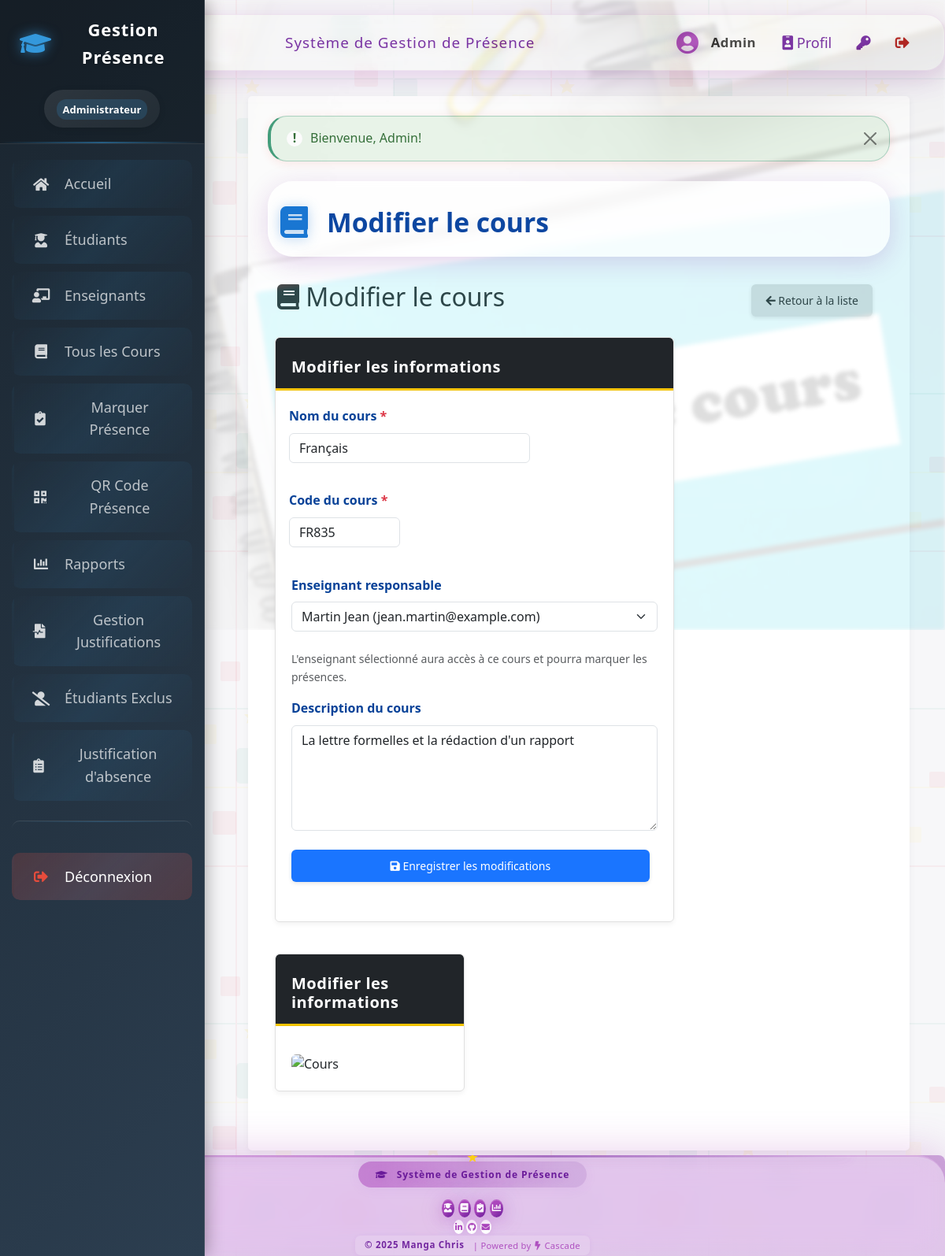
The app's page /ajouter_cours.php?id=4 (signed in) with its own data.
### tables this page shows
CREATE TABLE `cours` (
  `id` int(11) NOT NULL AUTO_INCREMENT,
  `code` varchar(20) NOT NULL,
  `nom` varchar(150) NOT NULL,
  `enseignant_id` int(11) DEFAULT NULL,
  `description` text,
  PRIMARY KEY (`id`),
  UNIQUE KEY `code` (`code`),
  KEY `enseignant_id` (`enseignant_id`),
  CONSTRAINT `cours_ibfk_1` FOREIGN KEY (`enseignant_id`) REFERENCES `utilisateurs` (`id`)
);

CREATE TABLE `utilisateurs` (
  `id` int(11) NOT NULL AUTO_INCREMENT,
  `nom` varchar(100) NOT NULL,
  `prenom` varchar(100) NOT NULL,
  `email` varchar(150) NOT NULL,
  `mot_de_passe` varchar(255) NOT NULL,
  `role` enum('admin','enseignant') DEFAULT 'enseignant',
  `date_creation` timestamp NULL DEFAULT CURRENT_TIMESTAMP,
  `derniere_connexion` timestamp NULL DEFAULT NULL,
  PRIMARY KEY (`id`),
  UNIQUE KEY `email` (`email`)
);

### config/database.php (called while the page is built, shortened)
<?php
$db_type = null;
$pdo = null;
$mysqli = null;
if (getenv('REPL_ID') || getenv('REPL_SLUG') || getenv('PGHOST')) {
    $db_type = 'postgresql';
    $host = getenv('PGHOST');
    $dbname = getenv('PGDATABASE');
    $user = getenv('PGUSER');
    $password = getenv('PGPASSWORD');
    $port = getenv('PGPORT');
    $dsn = "pgsql:host=$host;port=$port;dbname=$dbname;user=$user;password=$password";
    try {
        $pdo = new PDO($dsn);
        $pdo->setAttribute(PDO::ATTR_ERRMODE, PDO::ERRMODE_EXCEPTION);
        $pdo->setAttribute(PDO::ATTR_DEFAULT_FETCH_MODE, PDO::FETCH_ASSOC);
    } catch (PDOException $e) {
        die("Erreur de connexion à la base de données PostgreSQL: " . $e->getMessage());
    }
} else {
    $db_type = 'mysql';
    $host = 'localhost';
    $dbname = 'attendance_system';
    $user = 'root';
    $password = '';
    $port = 3306;
    $mysqli = new mysqli($host, $user, $password, $dbname, $port);
    $mysqli->set_charset("utf8mb4");
}
function db_query($sql, $params = []) {
    global $db_type, $pdo, $mysqli;
    if ($db_type === 'postgresql') {
        try {
            $stmt = $pdo->prepare($sql);
            $stmt->execute($params);
            return $stmt->fetchAll();
        } catch (PDOException $e) {
            error_log("Erreur SQL (PostgreSQL): " . $e->getMessage());
            return false;
        }
    } else {
        try {
            $stmt = $mysqli->prepare($sql);
            if (!empty($params)) {
                $types = '';
                foreach ($params as $param) {
                    if (is_int($param)) {
                        $types .= 'i';
                    } elseif (is_float($param)) {
                        $types .= 'd';
                    } elseif (is_string($param)) {
                        $types .= 's';
                    } else {
                        $types .= 'b';
                    }
                }
                $stmt->bind_param($types, ...$params);
            }
            $stmt->execute();
            $result = $stmt->get_result();
            $rows = [];
            while ($row = $result->fetch_assoc()) {
                $rows[] = $row;
            }
            return $rows;
        } catch (Exception $e) {
            error_log("Erreur SQL (MySQL): " . $e->getMessage());
            return false;
        }
    }
}
function db_query_single($sql, $params = []) {
    $result = db_query($sql, $params);
    if ($result && count($result) > 0) {
        return $result[0];
    }
    return false;
}
?>

### ajouter_cours.php (the view, shortened to what this page needs)
<?php
require_once 'includes/auth.php';
require_once 'config/database.php';
$id = isset($_GET['id']) ? (int)$_GET['id'] : 0;
$mode = $id > 0 ? 'modifier' : 'ajouter';
$enseignants = db_query("SELECT id, nom, prenom, email FROM utilisateurs WHERE role = 'enseignant' ORDER BY nom, prenom");
if ($mode === 'modifier') {
    $result = db_query_single("SELECT * FROM cours WHERE id = ?", [$id]);
    $cours = $result;
}
include 'includes/header.php';
?>
<div class="ajout-cours-bg">
    <img src="Nouveau dossier/capcompetences-plandecours-644.jpg" alt="Décor ajout cours">
</div>
<div class="ajout-cours-hero">
    <i class="fas fa-book"></i>
    <h1><?php echo $mode === 'ajouter' ? 'Ajouter un cours' : 'Modifier le cours'; ?></h1>
</div>
<div class="container-fluid">
    <div class="d-flex justify-content-between align-items-center mb-4">
        <h1 class="h2">
            <i class="fas fa-book"></i>
            <?php echo $mode === 'ajouter' ? 'Ajouter un cours' : 'Modifier le cours'; ?>
        </h1>
        <div>
            <a href="cours.php" class="btn btn-outline-secondary">
                <i class="fas fa-arrow-left"></i> Retour à la liste
            </a>
        </div>
    </div>
    <div class="row">
        <div class="col-md-8">
            <div class="card">
                <div class="card-header bg-dark text-white">
                    <h5 class="card-title mb-0">
                        <?php echo $mode === 'ajouter' ? 'Nouveau cours' : 'Modifier les informations'; ?>
                    </h5>
                </div>
                <div class="card-body">
                    <form method="POST" action="" class="needs-validation" novalidate>
                        <div class="row mb-3">
                            <div class="col-md-8">
                                <label for="nom" class="form-label">Nom du cours <span class="text-danger">*</span></label>
                                <input type="text" class="form-control" id="nom" name="nom" value="<?php echo htmlspecialchars($cours['nom']); ?>" required>
                            </div>
                            <div class="col-md-4">
                                <label for="code" class="form-label">Code du cours <span class="text-danger">*</span></label>
                                <input type="text" class="form-control" id="code" name="code" value="<?php echo htmlspecialchars($cours['code']); ?>" required>
                            </div>
                        </div>
                        <div class="mb-3">
                            <label for="enseignant_id" class="form-label">Enseignant responsable</label>
                            <div class="input-group">
                                <select class="form-select" id="enseignant_id" name="enseignant_id">
                                    <?php foreach ($enseignants as $e): ?>
                                        <option value="<?php echo $e['id']; ?>" <?php echo $cours['enseignant_id'] == $e['id'] ? 'selected' : ''; ?>>
                                            <?php echo htmlspecialchars($e['nom'] . ' ' . $e['prenom'] . ' (' . $e['email'] . ')'); ?>
                                        </option>
                                    <?php endforeach; ?>
                                </select>
                            </div>
                            <div class="form-text">L'enseignant sélectionné aura accès à ce cours et pourra marquer les présences.</div>
                        </div>
                        <div class="mb-3">
                            <label for="description" class="form-label">Description du cours</label>
                            <textarea class="form-control" id="description" name="description" rows="5"><?php echo htmlspecialchars($cours['description']); ?></textarea>
                        </div>
                        <div class="d-grid gap-2 mt-4">
                            <button type="submit" class="btn btn-primary">
                                <i class="fas fa-save"></i>
                                <?php echo $mode === 'ajouter' ? 'Ajouter le cours' : 'Enregistrer les modifications'; ?>
                            </button>
                        </div>
                    </form>
                </div>
            </div>
        </div>
        <div class="col-md-4">
            <div class="card">
                <div class="card-header bg-dark text-white">
                    <h5 class="card-title mb-0">
                        <?php echo $mode === 'ajouter' ? 'Nouveau cours' : 'Modifier les informations'; ?>
                    </h5>
                </div>
                <div class="card-body">
                    <div class="mt-3">
                        <img src="https://source.unsplash.com/random/400x300/?cameroon,lecture" alt="Cours" class="img-fluid rounded">
                    </div>
                </div>
            </div>
        </div>
    </div>
</div>
<?php
include 'includes/footer.php';
?>

### assets/css/sidebar-enhanced.css (style rules this page uses)
html, body { padding: 0 !important; margin: 0 !important; }
body { margin-left: 0 !important; padding-left: 0 !important; }

### assets/css/modules/base.css (style rules this page uses)
:root { --couleur-primaire: #1a75ff; --couleur-secondaire: #084298; --couleur-accent: #ce1126; --couleur-texte: #333; --couleur-fond: #f7f7f9; --couleur-succes: #2D936C; --couleur-danger: #BF0603; --couleur-avertissement: #F3C302; --couleur-info: #0dcaf0; --couleur-fond-clair: #ecf0f1; }
body { font-family: 'Segoe UI', Tahoma, Geneva, Verdana, sans-serif; line-height: 1.6; color: var(--couleur-texte); background-color: var(--couleur-fond); margin: 0; padding: 0; background-image: url('../images/cameroon-pattern.svg'); background-repeat: repeat; background-size: 400px 400px; }
h1, h2, h3, h4, h5, h6 { font-weight: 600; margin-top: 0.5em; margin-bottom: 0.5em; color: var(--couleur-primaire); }
a { color: var(--couleur-accent); text-decoration: none; transition: color 0.2s; }

### assets/css/modules/layout.css (style rules this page uses)
.row { display: flex; flex-wrap: wrap; margin: 0 -15px 25px; gap: 15px; }

### assets/css/modules/components.css (style rules this page uses)
.card { background-color: white; border: 1px solid #e0e0e0; border-radius: 6px; margin-bottom: 25px; overflow: hidden; box-shadow: 0 3px 6px rgba(0, 0, 0, 0.05); transition: transform 0.2s, box-shadow 0.2s; }
.card-header { background-color: var(--couleur-primaire); color: white; padding: 15px 20px; font-weight: 600; letter-spacing: 0.5px; border-bottom: 3px solid var(--couleur-avertissement); }
.card-body { padding: 20px; }
.btn { display: inline-block; padding: 10px 18px; border: none; border-radius: 6px; background-color: #e0e0e0; color: #333; text-decoration: none; cursor: pointer; font-size: 14px; font-weight: 500; margin-right: 10px; transition: all 0.2s; box-shadow: 0 2px 5px rgba(0, 0, 0, 0.1); }
.btn-primary { background-color: var(--couleur-accent); color: white; }
.btn-primary { background-color: #1a75ff !important; border-color: #084298 !important; color: white !important; }

### assets/css/modules/forms.css (style rules this page uses)
form { margin-bottom: 30px; }
label { display: block; margin-bottom: 8px; font-weight: 600; color: var(--couleur-secondaire); }
input, select, textarea { width: 100%; padding: 12px; margin-bottom: 20px; border: 1px solid #ddd; border-radius: 6px; transition: all 0.3s; background-color: #f9f9f9; }

### assets/css/modules/theme-blue.css (style rules this page uses)
:root { --couleur-primaire: #1a75ff; --couleur-secondaire: #084298; --couleur-accent: #ce1126; --couleur-texte: #333; --couleur-fond: #f7f7f9; --couleur-succes: #2D936C; --couleur-danger: #BF0603; --couleur-avertissement: #F3C302; --couleur-info: #0dcaf0; --couleur-fond-clair: #ecf0f1; }
.navbar, .sidebar, .card-header, th { background-color: var(--couleur-primaire); }
label, h1, h2, h3, h4, h5, h6 { color: var(--couleur-secondaire); }
.btn-primary, .stat-value, .stat-number { background-color: var(--couleur-accent); color: white; }
.card-header, .dashboard-header { border-bottom-color: var(--couleur-avertissement); }
.btn-primary { background-color: var(--couleur-primaire) !important; border-color: var(--couleur-secondaire) !important; }

### ajouter_cours.php (style rules this page uses)
.ajout-cours-bg { position: fixed; top: 0; left: 0; width: 100vw; height: 100vh; z-index: 0; pointer-events: none; overflow: hidden; }
.ajout-cours-bg img { width: 100vw; height: 100vh; object-fit: cover; opacity: 0.13; filter: blur(2.5px) grayscale(0.08); }
.ajout-cours-hero { margin-bottom: 2rem; padding: 2rem 1rem 1.5rem 1rem; border-radius: 2rem; background: rgba(255,255,255,0.68); box-shadow: 0 8px 32px 0 rgba(123,31,162,0.18); backdrop-filter: blur(6px); display: flex; align-items: center; gap: 1.5rem; position: relative; z-index: 2; }
.ajout-cours-hero i { font-size: 2.5rem; color: #1976d2; filter: drop-shadow(0 2px 8px #1976d255); }
.ajout-cours-hero h1 { margin: 0; font-size: 2.1rem; font-weight: 700; color: #0d47a1; text-shadow: 0 2px 8px #fff5; }

### records on screen
cours: nom "Français", code "FR835", enseignant_id "Martin Jean (jean.martin@example.com)", description "La lettre formelles et la rédaction d'un rapport"

### other values on screen
$_SESSION['user_nom'] "Admin"
$_SESSION['alerte']['message'] "Bienvenue, Admin!"
